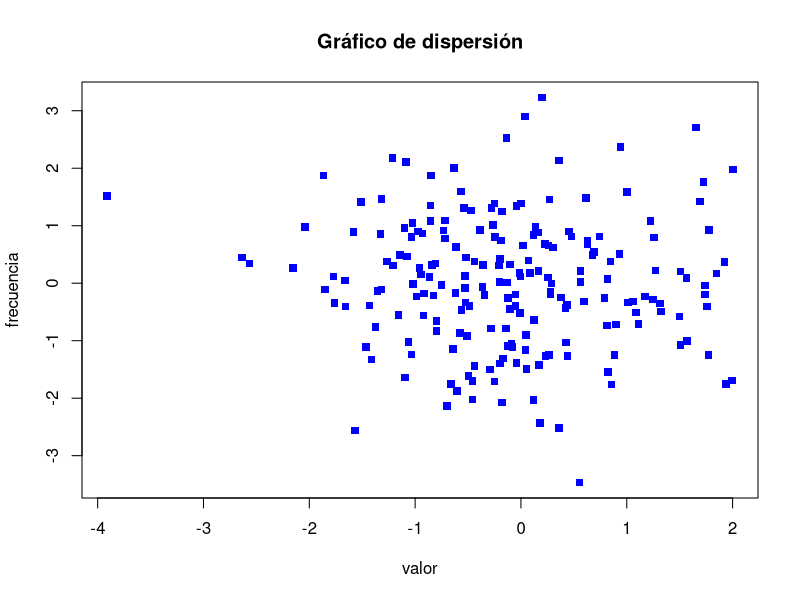
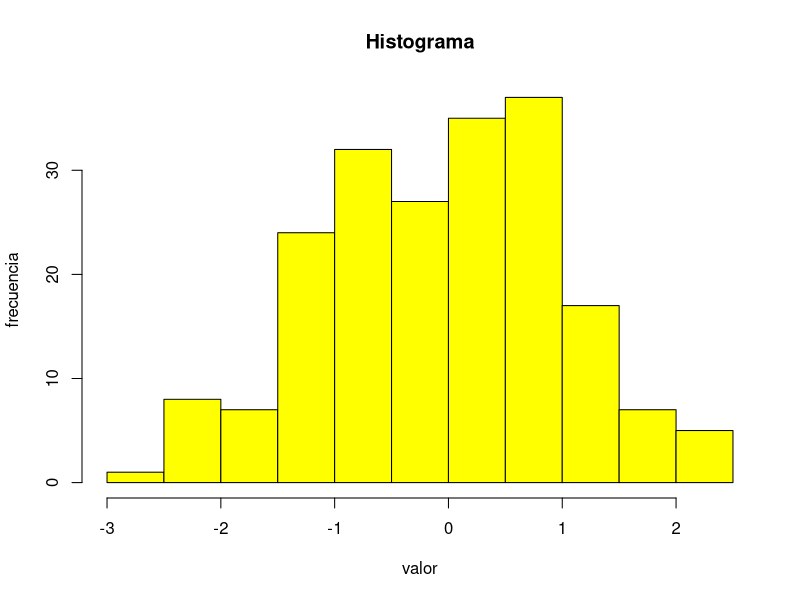
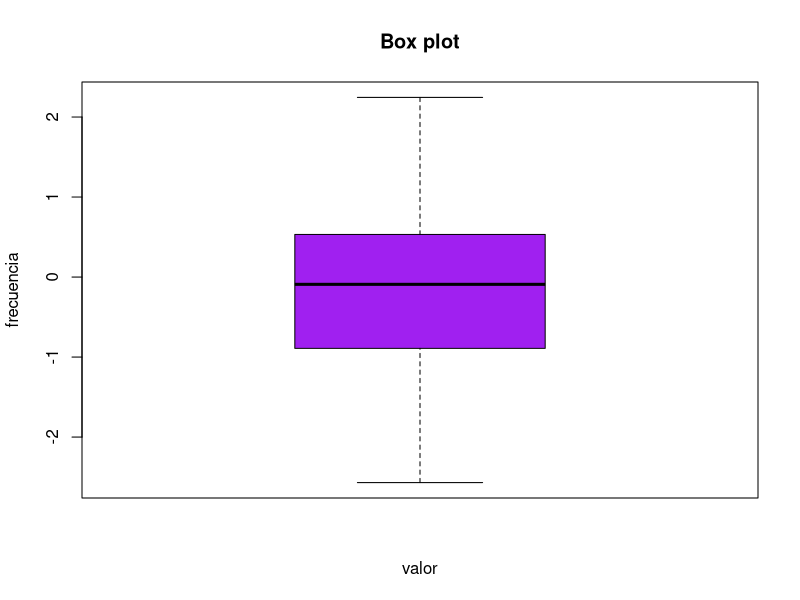

Write the R code that produced these figures, in order.


######################################SCRIPT GRAFICAS################################## 

#col se usa para indicar el color 
#pch se usa para rellanar los puntos pero tambien se puede emplear geom-point
#rnorm genera datos aleatorios 



#GRAFICO DE DISPERSION 

x <- rnorm(200)
y <- rnorm(200)

plot(x,y ,col= "blue", main ="Gráfico de dispersión", xlab= "valor", ylab = "frecuencia", pch=15)


#GRAFICO HISTOGRAMA 

x <- rnorm(200)
y <- rnorm(200)

hist(x ,col="yellow", main ="Histograma", xlab= "valor", ylab = "frecuencia")



#GRAFICO BOXPLOT

x <- rnorm(200)
y <- rnorm(200)

boxplot(x , col="purple",main ="Box plot", xlab= "valor", ylab = "frecuencia")
